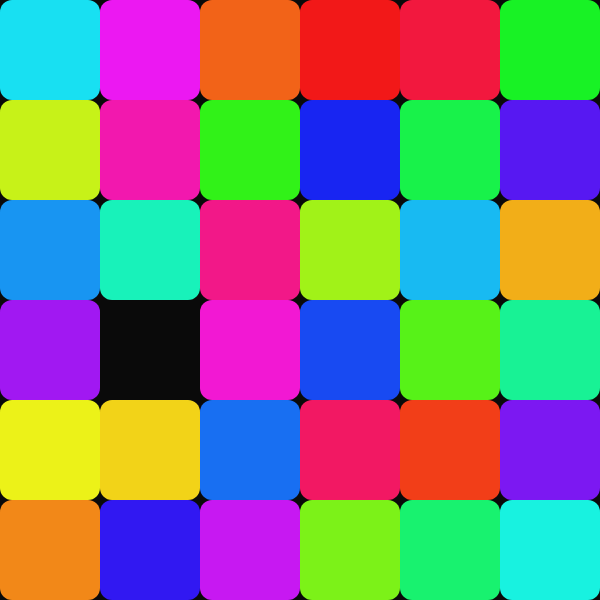
Frame 1 (no input)
Frame 60 (no input): identical to frame 1, image omitted
Frame 120 (the mouse pressed at the canvas centre since frame 60): identical to frame 1, image omitted

The p5.js sketch that drew this single still picture (run headless with seeded random() and noise() and a simulated clock; from frame 60 on, the mouse is pressed at the canvas centre):

// p5.js sketch
// ── sketch.js
// --- Config ---
const CELL = 100;
const COLS = 6;
const ROWS = 6;

// --- State ---
let board = []; // board[r][c] = null or { color:p5.Color }

function setup() {
  createCanvas(COLS * CELL, ROWS * CELL);
  noStroke();
  buildBoard();
  shuffleBoard();
}

function draw() {
  background(10);
  for (let r = 0; r < ROWS; r++) {
    for (let c = 0; c < COLS; c++) {
      const t = board[r][c];
      if (t) {
        fill(t.color);
        rect(c * CELL, r * CELL, CELL, CELL, 12);
      }
    }
  }
}

function mousePressed() {
  const c = floor(mouseX / CELL);
  const r = floor(mouseY / CELL);
  if (!inBounds(r, c) || !board[r][c]) return;

  const neighbors = [
    { r, c: c + 1 },
    { r, c: c - 1 },
    { r: r + 1, c },
    { r: r - 1, c }
  ];

  for (const n of neighbors) {
    if (inBounds(n.r, n.c) && board[n.r][n.c] === null) {
      board[n.r][n.c] = board[r][c]; // slide into empty
      board[r][c] = null;
      break;
    }
  }
}

// ---- Helpers ----
function buildBoard() {
  board = new Array(ROWS);
  // Vibrant, all-different colors across the hue circle
  colorMode(HSB, 360, 100, 100);
  const totalTiles = COLS * ROWS - 1; // one empty
  const colors = [];
  for (let i = 0; i < totalTiles; i++) {
    const hue = (i * (360 / totalTiles)) % 360;
    colors.push(color(hue, 90, 95));
  }
  colorMode(RGB, 255);

  let k = 0;
  for (let r = 0; r < ROWS; r++) {
    board[r] = new Array(COLS);
    for (let c = 0; c < COLS; c++) {
      if (r === ROWS - 1 && c === COLS - 1) {
        board[r][c] = null; // empty bottom-right
      } else {
        board[r][c] = { color: colors[k++] };
      }
    }
  }
}

function shuffleBoard() {
  const total = COLS * ROWS;
  for (let i = 0; i < total * 60; i++) doRandomMove(); // shuffle by valid slides
}

function doRandomMove() {
  // find empty
  let er = 0, ec = 0;
  for (let r = 0; r < ROWS; r++) {
    for (let c = 0; c < COLS; c++) {
      if (board[r][c] === null) { er = r; ec = c; }
    }
  }
  // choose a random neighbor tile to slide into empty
  const candidates = [
    { r: er, c: ec + 1 },
    { r: er, c: ec - 1 },
    { r: er + 1, c: ec },
    { r: er - 1, c: ec }
  ].filter(p => inBounds(p.r, p.c) && board[p.r][p.c]);

  if (candidates.length) {
    const pick = random(candidates);
    board[er][ec] = board[pick.r][pick.c];
    board[pick.r][pick.c] = null;
  }
}

function inBounds(r, c) {
  return r >= 0 && r < ROWS && c >= 0 && c < COLS;
}
